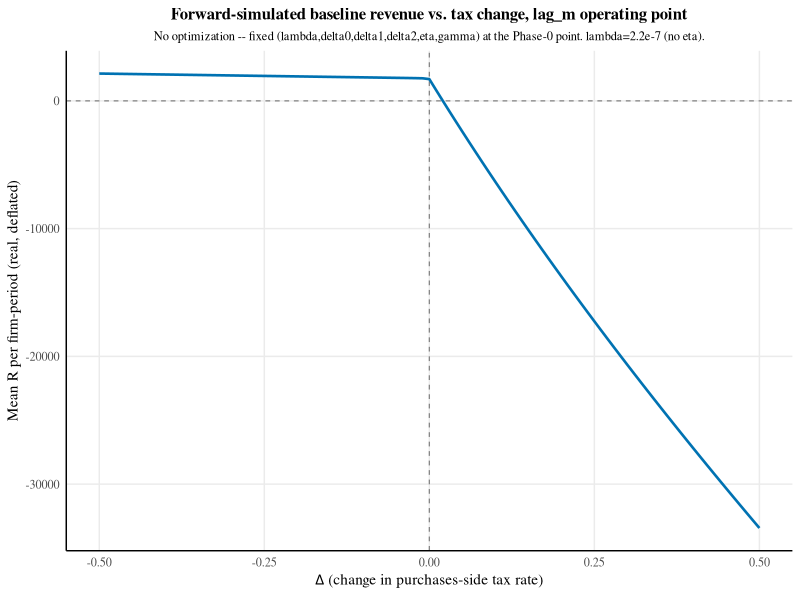
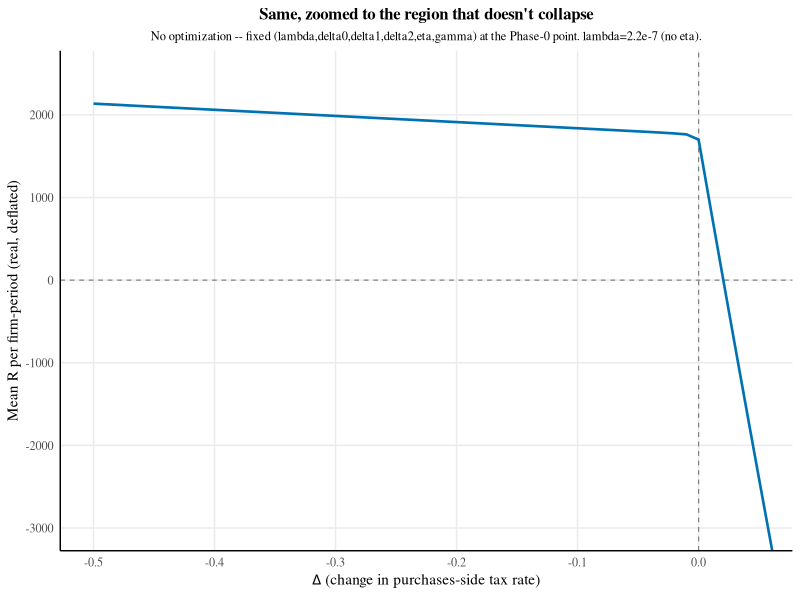

Write the R code that produced these figures, in order.
## Forward-simulated (no optimization) baseline revenue across a fine Delta
## grid (-0.5 to 0.5, step 0.01), at the fixed Phase-0 operating point --
## used to pick a sensible Delta range for the actual (Delta,R) joint grid,
## given the closed-form e'(Delta) blows up fast at this lambda. 2026-09-10.

library(tidyverse)

df <- read.csv("Code/Products/1266-revenue-baseline-finegrid-noeta-lag_m.csv")

wong_red <- "#D55E00"; wong_blue <- "#0072B2"

p <- ggplot(df, aes(x = Delta, y = mean_R_real)) +
    geom_hline(yintercept = 0, color = "grey50", linewidth = 0.4, linetype = "dashed") +
    geom_vline(xintercept = 0, color = "grey50", linewidth = 0.4, linetype = "dashed") +
    geom_line(color = wong_blue, linewidth = 0.9) +
    labs(x = expression(Delta~"(change in purchases-side tax rate)"),
         y = "Mean R per firm-period (real, deflated)",
         title = "Forward-simulated baseline revenue vs. tax change, lag_m operating point",
         subtitle = "No optimization -- fixed (lambda,delta0,delta1,delta2,eta,gamma) at the Phase-0 point. lambda=2.2e-7 (no eta).") +
    theme_minimal() +
    theme(
        panel.grid.minor = element_blank(),
        axis.line = element_line(color = "black", linetype = "solid"),
        plot.title = element_text(family = "Times", size = 12, face = "bold", hjust = 0.5),
        plot.subtitle = element_text(family = "Times", size = 9, hjust = 0.5),
        text = element_text(family = "Times")
    )
ggsave("Paper/images/1267-revenue-finegrid-noeta-full.png", p, width = 9, height = 6, dpi = 300)

## Zoomed version around where it actually stays sane (-0.5 to 0.05)
p2 <- p + coord_cartesian(xlim = c(-0.5, 0.05), ylim = c(-3000, 2500)) +
    labs(title = "Same, zoomed to the region that doesn't collapse")
ggsave("Paper/images/1267-revenue-finegrid-noeta-zoom.png", p2, width = 9, height = 6, dpi = 300)

cat("Saved: Paper/images/1267-revenue-finegrid-noeta-full.png\n")
cat("Saved: Paper/images/1267-revenue-finegrid-noeta-zoom.png\n")
